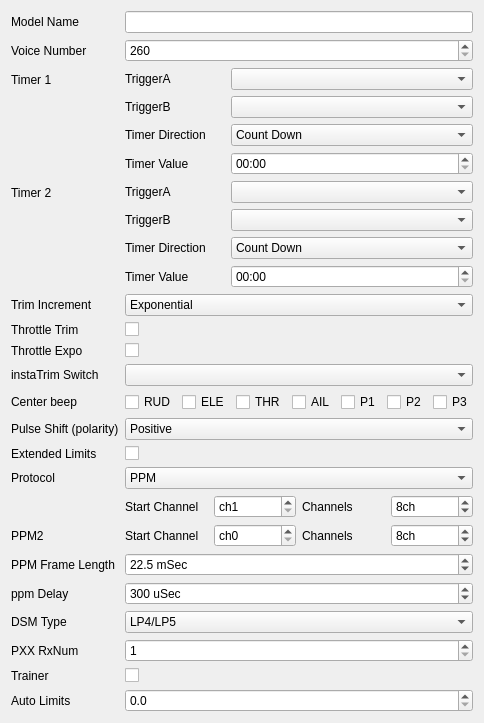
     <widget class="QWidget" name="tabModelSetup">
      <attribute name="title">
       <string>Setup</string>
      </attribute>
      <layout class="QFormLayout" name="formLayout">
       <property name="fieldGrowthPolicy">
        <enum>QFormLayout::AllNonFixedFieldsGrow</enum>
       </property>
       <item row="0" column="0">
        <widget class="QLabel" name="label">
         <property name="text">
          <string>Model Name</string>
         </property>
        </widget>
       </item>
       <item row="0" column="1">
        <widget class="QLineEdit" name="modelNameLE">
         <property name="maxLength">
          <number>10</number>
         </property>
        </widget>
       </item>
       <item row="1" column="0">
        <widget class="QLabel" name="label_145">
         <property name="text">
          <string>Voice Number</string>
         </property>
        </widget>
       </item>
       <item row="1" column="1">
        <widget class="QSpinBox" name="VoiceNumberSB">
         <property name="suffix">
          <string/>
         </property>
         <property name="minimum">
          <number>260</number>
         </property>
         <property name="maximum">
          <number>309</number>
         </property>
         <property name="singleStep">
          <number>1</number>
         </property>
         <property name="value">
          <number>260</number>
         </property>
        </widget>
       </item>
       <item row="3" column="0">
        <widget class="QLabel" name="label_95">
         <property name="text">
          <string>Timer 1</string>
         </property>
        </widget>
       </item>
       <item row="3" column="1">
        <layout class="QGridLayout" name="gridLayout_26">
         <item row="0" column="0">
          <widget class="QLabel" name="label_2">
           <property name="text">
            <string>TriggerA</string>
           </property>
          </widget>
         </item>
         <item row="0" column="1">
          <widget class="QComboBox" name="timerModeCB"/>
         </item>
         <item row="1" column="0">
          <widget class="QLabel" name="label_118">
           <property name="text">
            <string>TriggerB</string>
           </property>
          </widget>
         </item>
         <item row="1" column="1">
          <widget class="QComboBox" name="timerModeBCB"/>
         </item>
         <item row="2" column="0">
          <widget class="QLabel" name="label_3">
           <property name="text">
            <string>Timer Direction</string>
           </property>
          </widget>
         </item>
         <item row="2" column="1">
          <widget class="QComboBox" name="timerDirCB">
           <item>
            <property name="text">
             <string>Count Down</string>
            </property>
           </item>
           <item>
            <property name="text">
             <string>Count Up</string>
            </property>
           </item>
          </widget>
         </item>
         <item row="3" column="0">
          <widget class="QLabel" name="label_4">
           <property name="maximumSize">
            <size>
             <width>100</width>
             <height>16777215</height>
            </size>
           </property>
           <property name="text">
            <string>Timer Value</string>
           </property>
          </widget>
         </item>
         <item row="3" column="1">
          <widget class="QTimeEdit" name="timerValTE">
           <property name="accelerated">
            <bool>true</bool>
           </property>
           <property name="currentSection">
            <enum>QDateTimeEdit::MinuteSection</enum>
           </property>
           <property name="displayFormat">
            <string>mm:ss</string>
           </property>
          </widget>
         </item>
        </layout>
       </item>
       <item row="6" column="0">
        <widget class="QLabel" name="label_96">
         <property name="text">
          <string>Timer 2</string>
         </property>
        </widget>
       </item>
       <item row="6" column="1">
        <layout class="QGridLayout" name="gridLayout_27">
         <item row="0" column="0">
          <widget class="QLabel" name="label_92">
           <property name="text">
            <string>TriggerA</string>
           </property>
          </widget>
         </item>
         <item row="0" column="1">
          <widget class="QComboBox" name="timer2ModeCB"/>
         </item>
         <item row="1" column="0">
          <widget class="QLabel" name="label_119">
           <property name="text">
            <string>TriggerB</string>
           </property>
          </widget>
         </item>
         <item row="1" column="1">
          <widget class="QComboBox" name="timer2ModeBCB"/>
         </item>
         <item row="2" column="0">
          <widget class="QLabel" name="label_93">
           <property name="text">
            <string>Timer Direction</string>
           </property>
          </widget>
         </item>
         <item row="2" column="1">
          <widget class="QComboBox" name="timer2DirCB">
           <item>
            <property name="text">
             <string>Count Down</string>
            </property>
           </item>
           <item>
            <property name="text">
             <string>Count Up</string>
            </property>
           </item>
          </widget>
         </item>
         <item row="3" column="0">
          <widget class="QLabel" name="label_94">
           <property name="maximumSize">
            <size>
             <width>100</width>
             <height>16777215</height>
            </size>
           </property>
           <property name="text">
            <string>Timer Value</string>
           </property>
          </widget>
         </item>
         <item row="3" column="1">
          <widget class="QTimeEdit" name="timer2ValTE">
           <property name="accelerated">
            <bool>true</bool>
           </property>
           <property name="currentSection">
            <enum>QDateTimeEdit::MinuteSection</enum>
           </property>
           <property name="displayFormat">
            <string>mm:ss</string>
           </property>
          </widget>
         </item>
        </layout>
       </item>
       <item row="7" column="0">
        <widget class="QLabel" name="label_10">
         <property name="text">
          <string>Trim Increment</string>
         </property>
        </widget>
       </item>
       <item row="7" column="1">
        <widget class="QComboBox" name="trimIncCB">
         <item>
          <property name="text">
           <string>Exponential</string>
          </property>
         </item>
         <item>
          <property name="text">
           <string>Extra Fine</string>
          </property>
         </item>
         <item>
          <property name="text">
           <string>Fine</string>
          </property>
         </item>
         <item>
          <property name="text">
           <string>Medium</string>
          </property>
         </item>
         <item>
          <property name="text">
           <string>Coarse</string>
          </property>
         </item>
        </widget>
       </item>
       <item row="8" column="0">
        <widget class="QLabel" name="label_7">
         <property name="text">
          <string>Throttle Trim</string>
         </property>
        </widget>
       </item>
       <item row="8" column="1">
        <widget class="QCheckBox" name="thrTrimChkB">
         <property name="text">
          <string/>
         </property>
        </widget>
       </item>
       <item row="9" column="0">
        <widget class="QLabel" name="label_8">
         <property name="text">
          <string>Throttle Expo</string>
         </property>
        </widget>
       </item>
       <item row="9" column="1">
        <widget class="QCheckBox" name="thrExpoChkB">
         <property name="text">
          <string/>
         </property>
        </widget>
       </item>
       <item row="10" column="0">
        <widget class="QLabel" name="label_11">
         <property name="text">
          <string>instaTrim Switch</string>
         </property>
        </widget>
       </item>
       <item row="10" column="1">
        <widget class="QComboBox" name="trimSWCB"/>
       </item>
       <item row="11" column="0">
        <widget class="QLabel" name="label_12">
         <property name="text">
          <string>Center beep</string>
         </property>
        </widget>
       </item>
       <item row="11" column="1">
        <layout class="QGridLayout" name="gridLayout_2">
         <item row="0" column="0">
          <widget class="QCheckBox" name="bcRUDChkB">
           <property name="text">
            <string>RUD</string>
           </property>
          </widget>
         </item>
         <item row="0" column="1">
          <widget class="QCheckBox" name="bcELEChkB">
           <property name="text">
            <string>ELE</string>
           </property>
          </widget>
         </item>
         <item row="0" column="2">
          <widget class="QCheckBox" name="bcTHRChkB">
           <property name="text">
            <string>THR</string>
           </property>
          </widget>
         </item>
         <item row="0" column="3">
          <widget class="QCheckBox" name="bcAILChkB">
           <property name="text">
            <string>AIL</string>
           </property>
          </widget>
         </item>
         <item row="0" column="4">
          <widget class="QCheckBox" name="bcP1ChkB">
           <property name="text">
            <string>P1</string>
           </property>
          </widget>
         </item>
         <item row="0" column="5">
          <widget class="QCheckBox" name="bcP2ChkB">
           <property name="text">
            <string>P2</string>
           </property>
          </widget>
         </item>
         <item row="0" column="6">
          <widget class="QCheckBox" name="bcP3ChkB">
           <property name="text">
            <string>P3</string>
           </property>
          </widget>
         </item>
        </layout>
       </item>
       <item row="12" column="0">
        <widget class="QLabel" name="label_13">
         <property name="text">
          <string>Pulse Shift (polarity)</string>
         </property>
        </widget>
       </item>
       <item row="12" column="1">
        <widget class="QComboBox" name="pulsePolCB">
         <item>
          <property name="text">
           <string>Positive</string>
          </property>
         </item>
         <item>
          <property name="text">
           <string>Negative</string>
          </property>
         </item>
        </widget>
       </item>
       <item row="13" column="0">
        <widget class="QLabel" name="label_55">
         <property name="text">
          <string>Extended Limits</string>
         </property>
        </widget>
       </item>
       <item row="13" column="1">
        <widget class="QCheckBox" name="extendedLimitsChkB">
         <property name="text">
          <string/>
         </property>
        </widget>
       </item>
       <item row="14" column="0">
        <widget class="QLabel" name="label_5">
         <property name="text">
          <string>Protocol</string>
         </property>
        </widget>
       </item>
       <item row="14" column="1">
        <widget class="QComboBox" name="protocolCB">
         <item>
          <property name="text">
           <string notr="true">PPM</string>
          </property>
         </item>
         <item>
          <property name="text">
           <string>PXX</string>
          </property>
         </item>
         <item>
          <property name="text">
           <string>DSM2</string>
          </property>
         </item>
        </widget>
       </item>
       <item row="17" column="1">
        <layout class="QGridLayout" name="gridLayout_28">
         <item row="0" column="0">
          <widget class="QLabel" name="label_97">
           <property name="maximumSize">
            <size>
             <width>100</width>
             <height>16777215</height>
            </size>
           </property>
           <property name="text">
            <string>Start Channel</string>
           </property>
          </widget>
         </item>
         <item row="0" column="1">
          <widget class="QSpinBox" name="startChannelsSB">
           <property name="suffix">
            <string/>
           </property>
           <property name="prefix">
            <string>ch</string>
           </property>
           <property name="minimum">
            <number>1</number>
           </property>
           <property name="maximum">
            <number>17</number>
           </property>
           <property name="singleStep">
            <number>1</number>
           </property>
           <property name="value">
            <number>1</number>
           </property>
          </widget>
         </item>
         <item row="0" column="2">
          <widget class="QLabel" name="label_6">
           <property name="maximumSize">
            <size>
             <width>100</width>
             <height>16777215</height>
            </size>
           </property>
           <property name="text">
            <string>Channels</string>
           </property>
          </widget>
         </item>
         <item row="0" column="3">
          <widget class="QSpinBox" name="numChannelsSB">
           <property name="suffix">
            <string>ch</string>
           </property>
           <property name="minimum">
            <number>4</number>
           </property>
           <property name="maximum">
            <number>16</number>
           </property>
           <property name="singleStep">
            <number>2</number>
           </property>
           <property name="value">
            <number>8</number>
           </property>
          </widget>
         </item>
        </layout>
       </item>
       <item row="20" column="0">
        <widget class="QLabel" name="label_120">
         <property name="text">
          <string>PPM2</string>
         </property>
        </widget>
       </item>
       <item row="20" column="1">
        <layout class="QGridLayout" name="gridLayout_29">
         <item row="0" column="0">
          <widget class="QLabel" name="label_98">
           <property name="maximumSize">
            <size>
             <width>100</width>
             <height>16777215</height>
            </size>
           </property>
           <property name="text">
            <string>Start Channel</string>
           </property>
          </widget>
         </item>
         <item row="0" column="1">
          <widget class="QSpinBox" name="startChannels2SB">
           <property name="suffix">
            <string/>
           </property>
           <property name="prefix">
            <string>ch</string>
           </property>
           <property name="minimum">
            <number>0</number>
           </property>
           <property name="maximum">
            <number>17</number>
           </property>
           <property name="singleStep">
            <number>1</number>
           </property>
           <property name="value">
            <number>0</number>
           </property>
          </widget>
         </item>
         <item row="0" column="2">
          <widget class="QLabel" name="label_115">
           <property name="maximumSize">
            <size>
             <width>100</width>
             <height>16777215</height>
            </size>
           </property>
           <property name="text">
            <string>Channels</string>
           </property>
          </widget>
         </item>
         <item row="0" column="3">
          <widget class="QSpinBox" name="numChannels2SB">
           <property name="suffix">
            <string>ch</string>
           </property>
           <property name="prefix">
            <string/>
           </property>
           <property name="minimum">
            <number>4</number>
           </property>
           <property name="maximum">
            <number>16</number>
           </property>
           <property name="singleStep">
            <number>2</number>
           </property>
           <property name="value">
            <number>8</number>
           </property>
          </widget>
         </item>
        </layout>
       </item>
       <item row="22" column="0">
        <widget class="QLabel" name="label_113">
         <property name="text">
          <string>PPM Frame Length</string>
         </property>
        </widget>
       </item>
       <item row="22" column="1">
        <widget class="QDoubleSpinBox" name="ppmFrameLengthDSB">
         <property name="suffix">
          <string> mSec</string>
         </property>
         <property name="decimals">
          <number>1</number>
         </property>
         <property name="minimum">
          <double>12.500000000000000</double>
         </property>
         <property name="maximum">
          <double>32.500000000000000</double>
         </property>
         <property name="singleStep">
          <double>0.500000000000000</double>
         </property>
         <property name="value">
          <double>22.500000000000000</double>
         </property>
        </widget>
       </item>
       <item row="23" column="0">
        <widget class="QLabel" name="label_9">
         <property name="text">
          <string>ppm Delay</string>
         </property>
        </widget>
       </item>
       <item row="23" column="1">
        <widget class="QSpinBox" name="ppmDelaySB">
         <property name="suffix">
          <string> uSec</string>
         </property>
         <property name="minimum">
          <number>100</number>
         </property>
         <property name="maximum">
          <number>800</number>
         </property>
         <property name="singleStep">
          <number>50</number>
         </property>
         <property name="value">
          <number>300</number>
         </property>
        </widget>
       </item>
       <item row="24" column="0">
        <widget class="QLabel" name="label_116">
         <property name="text">
          <string>DSM Type</string>
         </property>
        </widget>
       </item>
       <item row="24" column="1">
        <widget class="QComboBox" name="DSM_Type">
         <item>
          <property name="text">
           <string>LP4/LP5</string>
          </property>
         </item>
         <item>
          <property name="text">
           <string>DSM2only</string>
          </property>
         </item>
         <item>
          <property name="text">
           <string>DSM2/DSMX</string>
          </property>
         </item>
        </widget>
       </item>
       <item row="25" column="0">
        <widget class="QLabel" name="label_117">
         <property name="text">
          <string>PXX RxNum</string>
         </property>
        </widget>
       </item>
       <item row="25" column="1">
        <widget class="QSpinBox" name="pxxRxNum">
         <property name="suffix">
          <string/>
         </property>
         <property name="minimum">
          <number>1</number>
         </property>
         <property name="maximum">
          <number>125</number>
         </property>
         <property name="singleStep">
          <number>1</number>
         </property>
         <property name="value">
          <number>1</number>
         </property>
        </widget>
       </item>
       <item row="26" column="0">
        <widget class="QLabel" name="label_114">
         <property name="text">
          <string>Trainer</string>
         </property>
        </widget>
       </item>
       <item row="26" column="1">
        <widget class="QCheckBox" name="TrainerChkB">
         <property name="text">
          <string/>
         </property>
        </widget>
       </item>
       <item row="27" column="0">
        <widget class="QLabel" name="label_177">
         <property name="text">
          <string>Auto Limits</string>
         </property>
        </widget>
       </item>
       <item row="27" column="1">
        <widget class="QDoubleSpinBox" name="autoLimitsSB">
         <property name="decimals">
          <number>1</number>
         </property>
         <property name="maximum">
          <double>10.000000000000000</double>
         </property>
        </widget>
       </item>
      </layout>
     </widget>
